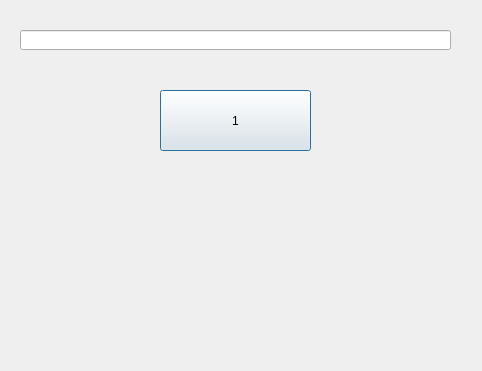
<?xml version="1.0" encoding="UTF-8"?>
<ui version="4.0">
 <class>Dialog</class>
 <widget class="QDialog" name="Dialog">
  <property name="geometry">
   <rect>
    <x>0</x>
    <y>0</y>
    <width>482</width>
    <height>371</height>
   </rect>
  </property>
  <property name="windowTitle">
   <string>Dialog</string>
  </property>
  <widget class="QLineEdit" name="Q_le">
   <property name="geometry">
    <rect>
     <x>20</x>
     <y>30</y>
     <width>431</width>
     <height>20</height>
    </rect>
   </property>
  </widget>
  <widget class="QPushButton" name="Num_1_PB">
   <property name="geometry">
    <rect>
     <x>160</x>
     <y>90</y>
     <width>151</width>
     <height>61</height>
    </rect>
   </property>
   <property name="text">
    <string>1</string>
   </property>
  </widget>
 </widget>
 <resources/>
 <connections/>
</ui>
